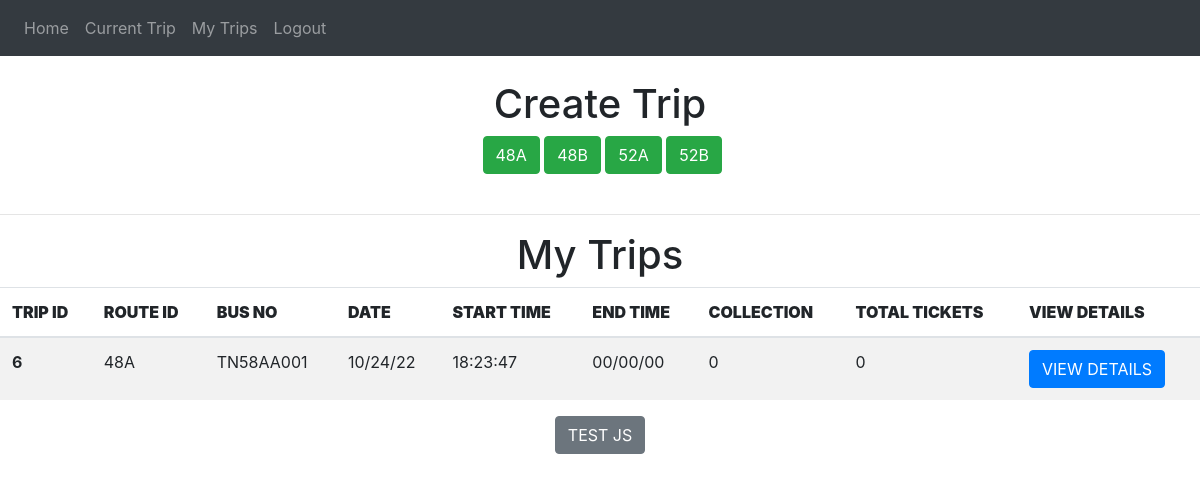
/conductor-my-trips (signed in), run on an earlier commit of the app's database.
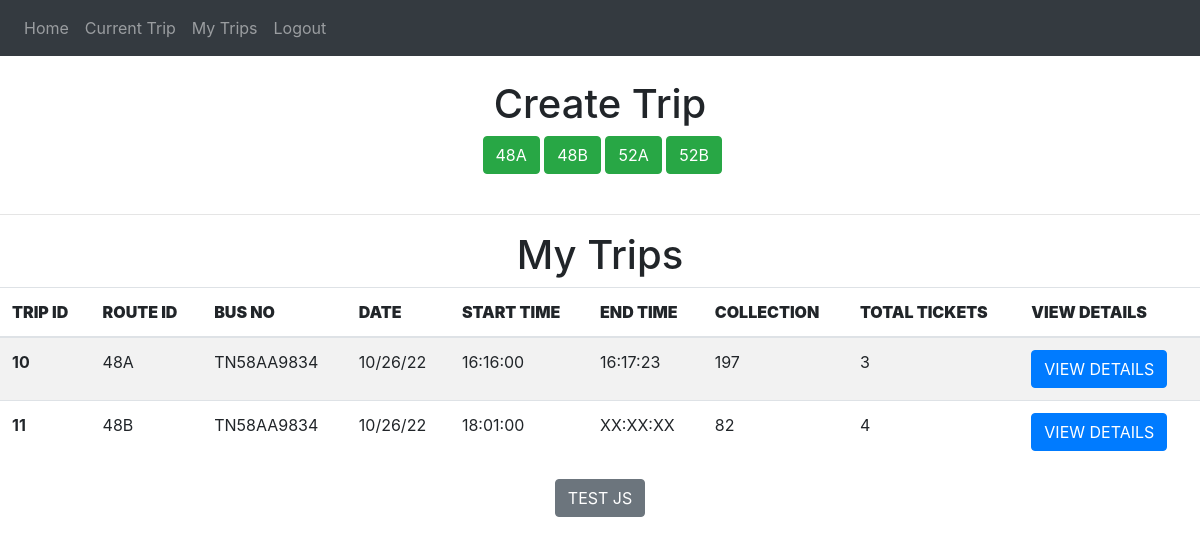
And on a later commit of the database.
### website/models.py (models this page shows)
class Trip(db.Model,UserMixin):
    trip_id = db.Column(db.Integer , primary_key = True)
    route_id = db.Column(db.String(100))
    conductor_id = db.Column(db.Integer , db.ForeignKey('user.id'))
    date = db.Column(db.String(100))
    collection = db.Column(db.Integer)
    ticket_run = db.Column(db.Integer)
    start_time =db.Column(db.String(100))
    end_time = db.Column(db.String(100))
    status =db.Column(db.String(1))
    current_passengers= db.Column(db.Integer)
    current_stop = db.Column(db.String)
    bus_no = db.Column(db.String)
    gps = db.Column(db.String)
    tickets = db.relationship('Ticket')

### website/views.py (the view)
@views.route('/conductor-my-trips', methods=['GET', 'POST'])
@login_required
def conductor_my_trips():
    trips = Trip.query.filter_by(conductor_id = current_user.id).all()
    conductor_details = Conductor_details.query.filter_by(conductor_id = current_user.id).first()
    return render_template("conductor_my_trips.html" , user = current_user , trips = trips, cd= conductor_details )

### website/__init__.py (called while the page is built)
def create_app():
    app = Flask(__name__)
    app.config['SECRET_KEY'] = '#itsactuallyapassword'
    app.config['SQLALCHEMY_DATABASE_URI'] = f'sqlite:///{DB_NAME}'
    db.init_app(app)
    from .views import views
    from .auth import auth
    app.register_blueprint(views, url_prefix='/')
    app.register_blueprint(auth, url_prefix='/')
    from .models import User, Conductor_details
    create_database(app)
    login_manager = LoginManager()
    login_manager.login_view = 'auth.login'
    login_manager.init_app(app)
    @login_manager.user_loader
    def load_user(id):
        return User.query.get(int(id))
    return app

### website/templates/conductor_my_trips.html (shortened to what this page needs)
{% extends "base.html" %}
{% block content %}
<br>
<div align = "center">
  <h1 align = "center">Create Trip </h1>
  {%for route in cd.routes_assigned.split(",")%}
  <a class="btn btn-primary btn-success " href="/conductor-utility-create-trip/{{route}} " role="button"  > {{route}} </a>
  {%endfor%}
  </div>
</div>
<br><hr>
  <div>
      <h1 align = "center">My Trips </h1>
    <table class="table table-striped">
      <thead>
        <tr>
          <th scope="col" ><b>TRIP ID</b></th>
          <th scope="col"><b>ROUTE ID</b></th>
          <th scope="col"><b>BUS NO</b></th>
          <th scope="col"><b>DATE</b></th>
          <th scope="col"><b>START TIME</b></th>
          <th scope="col"><b>END TIME</b></th>
          <th scope="col"><b>COLLECTION</b></th>
          <th scope="col"><b>TOTAL TICKETS</b></th>
          <th scope="col"><b>VIEW DETAILS</b></th>
        </tr>
      </thead>
      <tbody>
        {%for t in trips %}
        <tr>
          <th>{{t.trip_id}}</th>
          <td>{{t.route_id}}</td>
          <td>{{t.bus_no}}</td>
          <td>{{t.date}}</td>
          <td>{{t.start_time}}</td>
          <td>{{t.end_time}}</td>
          <td>{{t.collection}}</td>
          <td>{{t.ticket_run}}</td>
          <td><a class="btn btn-primary " href="/conductor-view-details/{{t.trip_id}} " role="button"  >VIEW DETAILS</a></td>
        </tr>
        {%endfor%}
      </tbody>
    </table>
  </div>
<div align = "center">
  <button type = "button " class = "btn btn-secondary" onclick="refreshGP()" >TEST JS</button><br>
</div>
{% endblock %}

### website/templates/base.html (shortened to what this page needs)
<!DOCTYPE html>
<html>
  <head>
    <link
      rel="stylesheet"
      href="https://stackpath.bootstrapcdn.com/bootstrap/4.4.1/css/bootstrap.min.css"
    />
    <link
      rel="stylesheet"
      href="https://stackpath.bootstrapcdn.com/font-awesome/4.7.0/css/font-awesome.min.css"
    />
  </head>
  <body>
{%if user.is_authenticated %}
  {%if user.type == "C"%}
    <nav class="navbar navbar-expand-lg navbar-dark bg-dark">
  <div class="collapse navbar-collapse" id="navbar">
    <div class="navbar-nav">
      <a class="nav-item nav-link" id="home" href="/conductor-home">Home</a>
      <a class="nav-item nav-link" id="home" href="/conductor-current-trip">Current Trip</a>
      <a class="nav-item nav-link" id="home" href="/conductor-my-trips">My Trips</a>
      <a class="nav-item nav-link" id="logout" href="/logout">Logout</a>
    </div>
  </div>
    </nav>
  {%endif%}
{%endif%}
    <div class="container">{% block content %} {% endblock %}</div>
  </body>
</html>

What changed in the data, as far as the page shows it:
removed Trip: trip_id "6", route_id "48A", bus_no "TN58AA001", date "10/24/22", start_time "18:23:47", end_time "00/00/00", collection "0", ticket_run "0"
added Trip: trip_id "10", route_id "48A", bus_no "TN58AA9834", date "10/26/22", start_time "16:16:00", end_time "16:17:23", collection "197", ticket_run "3"
added Trip: trip_id "11", route_id "48B", bus_no "TN58AA9834", date "10/26/22", start_time "18:01:00", end_time "XX:XX:XX", collection "82", ticket_run "4"
